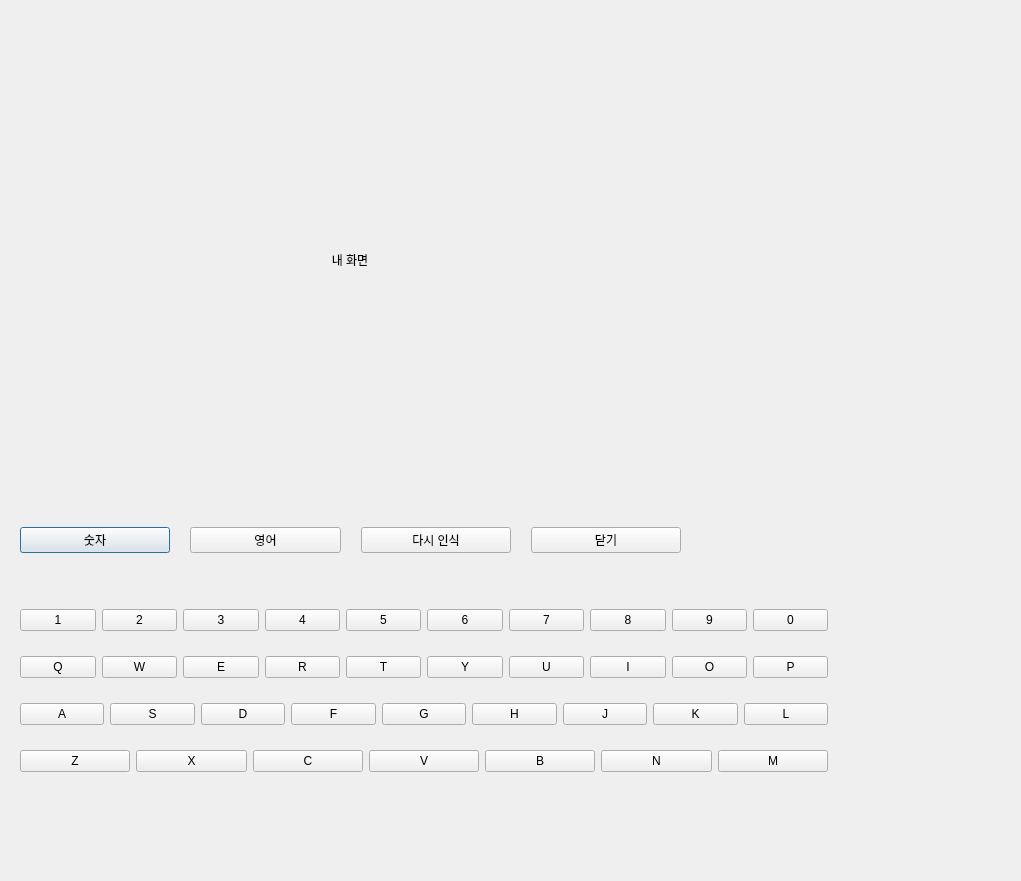
<?xml version="1.0" encoding="UTF-8"?>
<ui version="4.0">
 <class>dialog</class>
 <widget class="QDialog" name="dialog">
  <property name="geometry">
   <rect>
    <x>0</x>
    <y>0</y>
    <width>1021</width>
    <height>881</height>
   </rect>
  </property>
  <property name="windowTitle">
   <string>Dialog</string>
  </property>
  <widget class="QLabel" name="cam_me">
   <property name="geometry">
    <rect>
     <x>30</x>
     <y>20</y>
     <width>640</width>
     <height>480</height>
    </rect>
   </property>
   <property name="text">
    <string>내 화면</string>
   </property>
   <property name="alignment">
    <set>Qt::AlignCenter</set>
   </property>
  </widget>
  <widget class="QWidget" name="horizontalLayoutWidget">
   <property name="geometry">
    <rect>
     <x>20</x>
     <y>520</y>
     <width>661</width>
     <height>41</height>
    </rect>
   </property>
   <layout class="QHBoxLayout" name="horizontalLayout">
    <property name="spacing">
     <number>20</number>
    </property>
    <item>
     <widget class="QPushButton" name="push_btn_number_setting">
      <property name="enabled">
       <bool>true</bool>
      </property>
      <property name="text">
       <string>숫자</string>
      </property>
     </widget>
    </item>
    <item>
     <widget class="QPushButton" name="push_btn_english_setting">
      <property name="text">
       <string>영어</string>
      </property>
     </widget>
    </item>
    <item>
     <widget class="QPushButton" name="push_btn_recognize">
      <property name="text">
       <string>다시 인식</string>
      </property>
     </widget>
    </item>
    <item>
     <widget class="QPushButton" name="push_btn_close">
      <property name="text">
       <string>닫기</string>
      </property>
     </widget>
    </item>
   </layout>
  </widget>
  <widget class="QWidget" name="verticalLayoutWidget">
   <property name="geometry">
    <rect>
     <x>20</x>
     <y>590</y>
     <width>808</width>
     <height>201</height>
    </rect>
   </property>
   <layout class="QVBoxLayout" name="verticalLayout">
    <item>
     <layout class="QHBoxLayout" name="numberPad">
      <item>
       <widget class="QPushButton" name="pushButton_10">
        <property name="text">
         <string>1</string>
        </property>
       </widget>
      </item>
      <item>
       <widget class="QPushButton" name="pushButton_14">
        <property name="text">
         <string>2</string>
        </property>
       </widget>
      </item>
      <item>
       <widget class="QPushButton" name="pushButton_12">
        <property name="text">
         <string>3</string>
        </property>
       </widget>
      </item>
      <item>
       <widget class="QPushButton" name="pushButton_13">
        <property name="text">
         <string>4</string>
        </property>
       </widget>
      </item>
      <item>
       <widget class="QPushButton" name="pushButton_11">
        <property name="text">
         <string>5</string>
        </property>
       </widget>
      </item>
      <item>
       <widget class="QPushButton" name="pushButton_9">
        <property name="text">
         <string>6</string>
        </property>
       </widget>
      </item>
      <item>
       <widget class="QPushButton" name="pushButton_8">
        <property name="text">
         <string>7</string>
        </property>
       </widget>
      </item>
      <item>
       <widget class="QPushButton" name="pushButton_7">
        <property name="text">
         <string>8</string>
        </property>
       </widget>
      </item>
      <item>
       <widget class="QPushButton" name="pushButton_6">
        <property name="enabled">
         <bool>true</bool>
        </property>
        <property name="text">
         <string>9</string>
        </property>
       </widget>
      </item>
      <item>
       <widget class="QPushButton" name="pushButton_5">
        <property name="text">
         <string>0</string>
        </property>
       </widget>
      </item>
     </layout>
    </item>
    <item>
     <layout class="QHBoxLayout" name="KeyPad3th">
      <item>
       <widget class="QPushButton" name="pushButton_15">
        <property name="text">
         <string>Q</string>
        </property>
       </widget>
      </item>
      <item>
       <widget class="QPushButton" name="pushButton_16">
        <property name="text">
         <string>W</string>
        </property>
       </widget>
      </item>
      <item>
       <widget class="QPushButton" name="pushButton_17">
        <property name="text">
         <string>E</string>
        </property>
       </widget>
      </item>
      <item>
       <widget class="QPushButton" name="pushButton_18">
        <property name="text">
         <string>R</string>
        </property>
       </widget>
      </item>
      <item>
       <widget class="QPushButton" name="pushButton_19">
        <property name="text">
         <string>T</string>
        </property>
       </widget>
      </item>
      <item>
       <widget class="QPushButton" name="pushButton_20">
        <property name="text">
         <string>Y</string>
        </property>
       </widget>
      </item>
      <item>
       <widget class="QPushButton" name="pushButton_21">
        <property name="text">
         <string>U</string>
        </property>
       </widget>
      </item>
      <item>
       <widget class="QPushButton" name="pushButton_22">
        <property name="text">
         <string>I</string>
        </property>
       </widget>
      </item>
      <item>
       <widget class="QPushButton" name="pushButton_23">
        <property name="text">
         <string>O</string>
        </property>
       </widget>
      </item>
      <item>
       <widget class="QPushButton" name="pushButton_24">
        <property name="text">
         <string>P</string>
        </property>
       </widget>
      </item>
     </layout>
    </item>
    <item>
     <layout class="QHBoxLayout" name="KeyPad2nd">
      <item>
       <widget class="QPushButton" name="pushButton_25">
        <property name="text">
         <string>A</string>
        </property>
       </widget>
      </item>
      <item>
       <widget class="QPushButton" name="pushButton_26">
        <property name="text">
         <string>S</string>
        </property>
       </widget>
      </item>
      <item>
       <widget class="QPushButton" name="pushButton_27">
        <property name="text">
         <string>D</string>
        </property>
       </widget>
      </item>
      <item>
       <widget class="QPushButton" name="pushButton_28">
        <property name="text">
         <string>F</string>
        </property>
       </widget>
      </item>
      <item>
       <widget class="QPushButton" name="pushButton_29">
        <property name="text">
         <string>G</string>
        </property>
       </widget>
      </item>
      <item>
       <widget class="QPushButton" name="pushButton_31">
        <property name="text">
         <string>H</string>
        </property>
       </widget>
      </item>
      <item>
       <widget class="QPushButton" name="pushButton_32">
        <property name="text">
         <string>J</string>
        </property>
       </widget>
      </item>
      <item>
       <widget class="QPushButton" name="pushButton_33">
        <property name="text">
         <string>K</string>
        </property>
       </widget>
      </item>
      <item>
       <widget class="QPushButton" name="pushButton_34">
        <property name="text">
         <string>L</string>
        </property>
       </widget>
      </item>
     </layout>
    </item>
    <item>
     <layout class="QHBoxLayout" name="KeyPad1st">
      <item>
       <widget class="QPushButton" name="pushButton_30">
        <property name="text">
         <string>Z</string>
        </property>
       </widget>
      </item>
      <item>
       <widget class="QPushButton" name="pushButton_35">
        <property name="text">
         <string>X</string>
        </property>
       </widget>
      </item>
      <item>
       <widget class="QPushButton" name="pushButton_36">
        <property name="text">
         <string>C</string>
        </property>
       </widget>
      </item>
      <item>
       <widget class="QPushButton" name="pushButton_37">
        <property name="text">
         <string>V</string>
        </property>
       </widget>
      </item>
      <item>
       <widget class="QPushButton" name="pushButton_38">
        <property name="text">
         <string>B</string>
        </property>
       </widget>
      </item>
      <item>
       <widget class="QPushButton" name="pushButton_39">
        <property name="text">
         <string>N</string>
        </property>
       </widget>
      </item>
      <item>
       <widget class="QPushButton" name="pushButton_40">
        <property name="text">
         <string>M</string>
        </property>
       </widget>
      </item>
     </layout>
    </item>
   </layout>
  </widget>
 </widget>
 <resources/>
 <connections/>
</ui>
